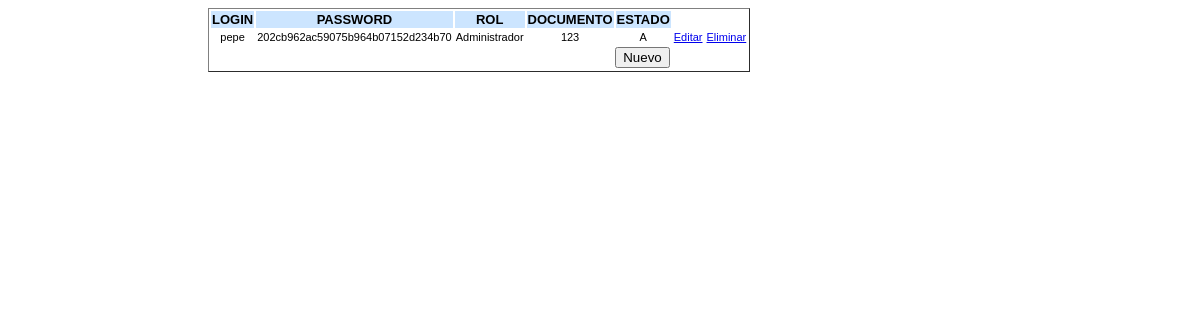
The app's page /usuario_listar.php with its own data.
### tables this page shows
CREATE TABLE usuario (
login varchar(50) PRIMARY KEY NOT NULL,
pwd varchar(50) NOT NULL,
estado varchar(2) NOT NULL,
id_rol int(2) NOT NULL,
documento int(15)
);

CREATE TABLE rol(
id_rol int(2) PRIMARY KEY NOT NULL,
tipo varchar(2)
);

### lib/config.php (called while the page is built)
<?php
    $CFG_HOST = "localhost";
    $CFG_USER = "root";
    $CFG_DBPWD = "root";
    $CFG_DBASE = "banco";
?>

### lib/usuario.php (called while the page is built, shortened)
<?php
class Usuario {
    var $con;
    function Usuario( ) {
        $this->con = new MySql();
    }
  function listar( ) {
      $this->con->conectarse();
      $this->con->sql = "SELECT login, pwd, id_rol, estado, documento ".
                "FROM usuario";
      $this->con->consultar();
      $this->lista = $this->con->rtaSql;
      $this->con->desconectarse();
   }
}
?>

### lib/mysql_lib.php (called while the page is built, shortened)
<?php
class Mysql {
 var $sql;
 function Mysql () {
    $this->sql = "";
    }
 function consultar() {
    $this->rtaSql = mysql_query($this->sql);
    }
}
?>

### lib/rol.php (called while the page is built, shortened)
<?php
class Rol {
    var $tipo;
    var $con;
    function Rol( ) {
        $this->tipo="";
        $this->con = new MySql();
    }
    function getTipo( ) {
        return $this->tipo;
    }
   function consultarTipo($id_rol) {
      $this->id_rol = $id_rol;
      $this->con->conectarse();
      $this->con->sql = "SELECT * FROM rol WHERE id_rol=".$this->id_rol."";
      $this->con->consultar();
      if ($this->con->numReg > 0) {
        $this->tipo = mysql_result($this->con->rtaSql,0,"tipo");
      }
      $this->con->desconectarse();
   }
}
?>

### usuario_listar.php (the view, shortened to what this page needs)
<!DOCTYPE html>
<html lang="es">
<head>
	<link rel="stylesheet" type="text/css" href="estilos.css">
</head>
<body>
	<form name="index" action="index.php?sel=U2">
        <table border="1" class="tabla">
            <tr class="titulo">
            <td>LOGIN</td><td>PASSWORD</td><td>ROL</td><td>DOCUMENTO</td><td>ESTADO</td>
            </tr>
            <?php
                include("lib/config.php");
                include("lib/mysql_lib.php");
                include("lib/usuario.php");
                include("lib/rol.php");
                $u = new Usuario();
                $u->listar();
                $result = $u->lista;
                $r = new Rol();
                while ($row = mysql_fetch_array($result)) {
                    $r->consultarTipo($row['id_rol']);
                    $tipo = $r->getTipo();
                    $rol = "";
                    switch ($tipo) {
                        case 'A':
                            $rol="Administrador";
                            break;
                    }
                    print "<tr>";
                    print "<td>".$row['login']."</td>";
                    print "<td>".$row['pwd']."</td>";
                    print "<td>".$rol."</td>";
                    print "<td>".$row['documento']."</td>";
                    print "<td>".$row['estado']."</td>";
                    print "<td><a href='index.php?sel=U5&"."login=".$row['login']."'>Editar</a></td>";
                    print "<td><a href='index.php?sel=U4&"."login=".$row['login']."'>Eliminar</a></td>";
                    print "</tr>";
                }
            ?>
            <tr><td colspan="5"><input name="btnInsertar" type="button" class="botonNuevo" onclick="javascript:window.location='index.php?sel=U2';" value="Nuevo"></td></tr>
        </table>
        </form>
</body>
</html>

### estilos.css (style rules this page uses)
body { font-size: 12px; font-family:Arial; }

### usuario_listar.php (style rules this page uses)
.titulo td { font-family: Arial; font-size: 13px; background: #CCE5FF; font-weight: bold; text-align: center; }
td { font-family: Arial; font-size: 11px; text-align: center; }
.botonNuevo { float: right; }
.tabla tr,td { border-collapse: separate; border-spacing: 3px; border-style: none; }
form { padding-left:200px; }

### records on screen
usuario: login "pepe", pwd "202cb962ac59075b964b07152d234b70", id_rol.tipo "Administrador", documento "123", estado "A"
